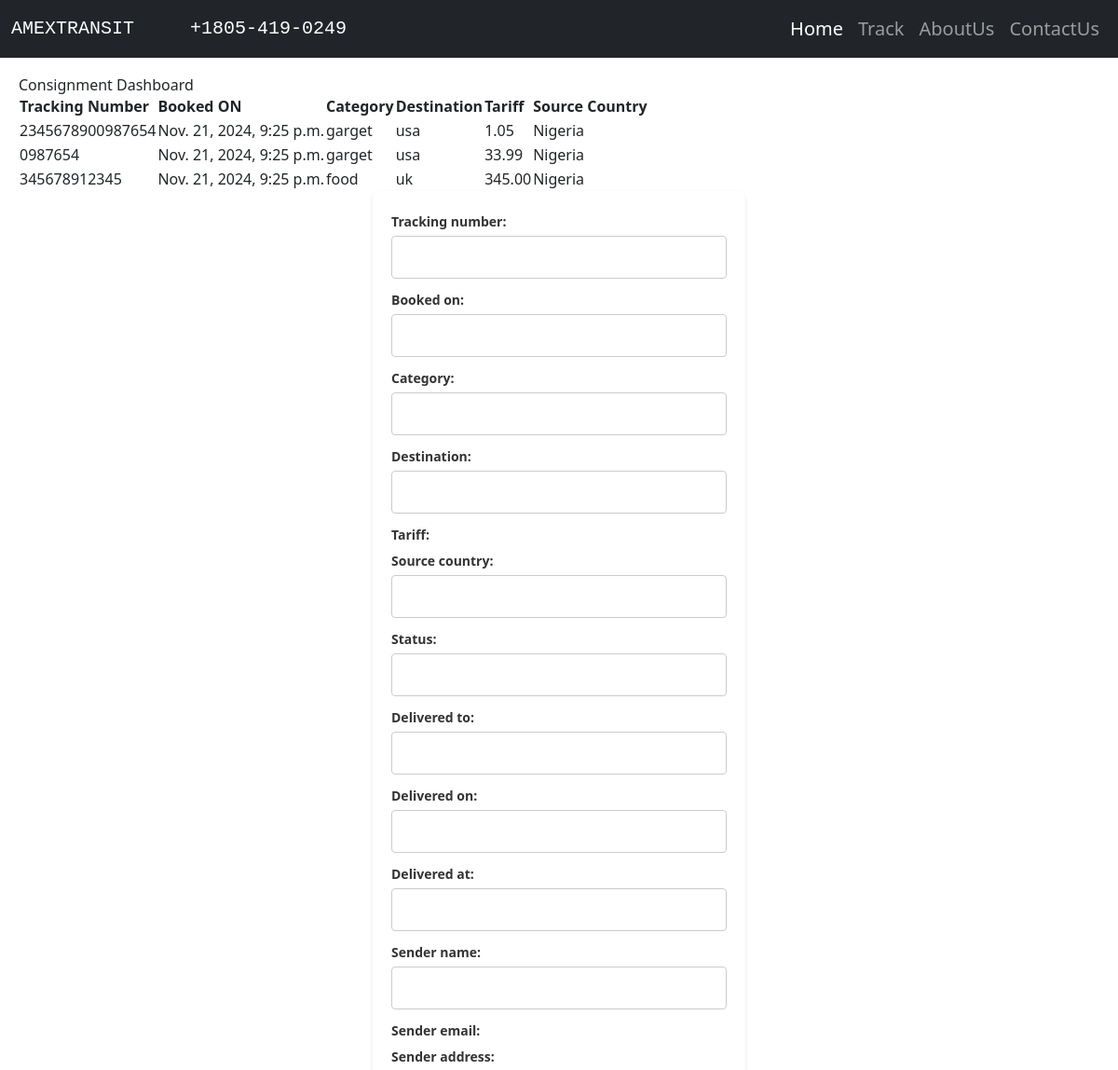
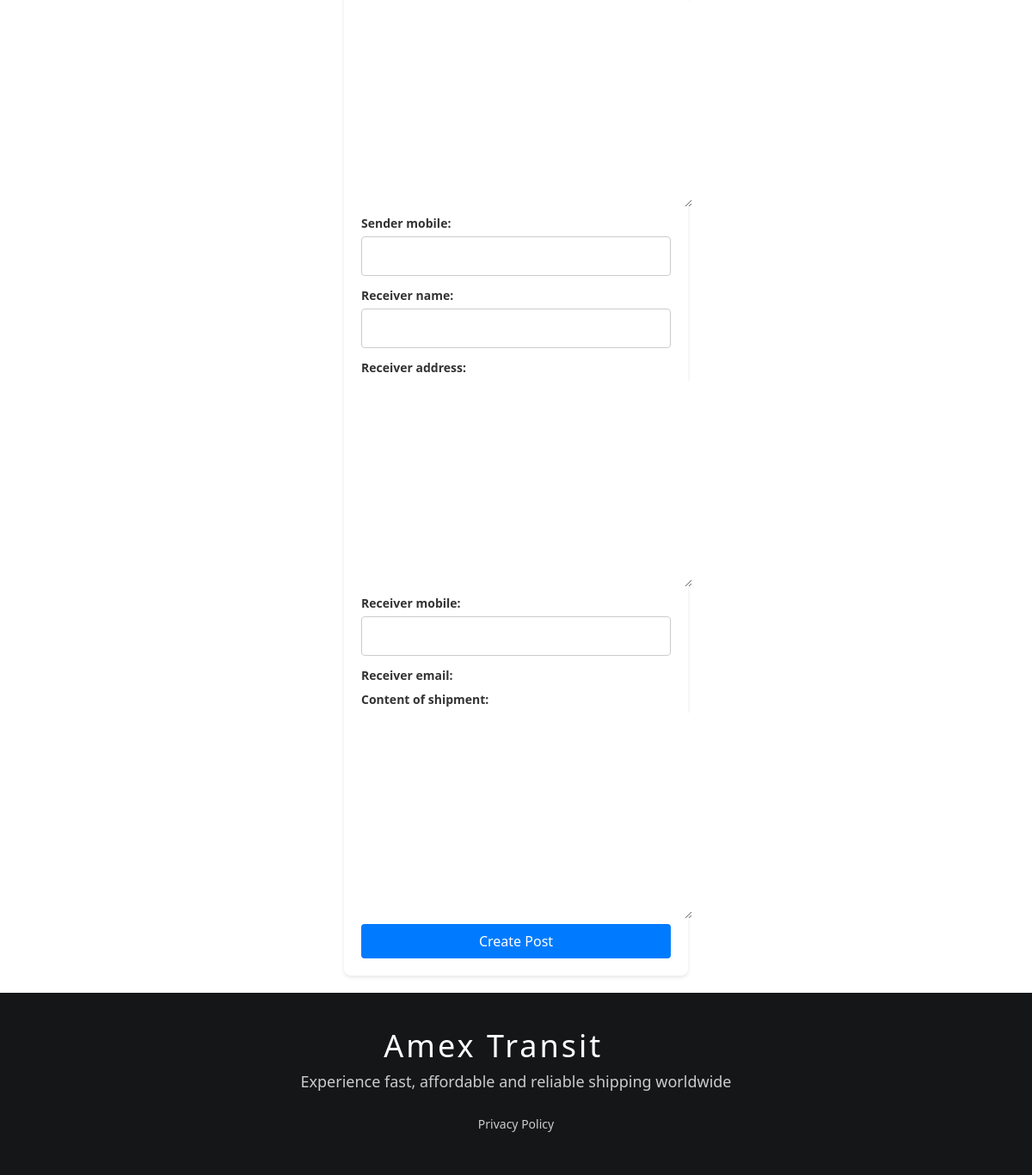
/dashboard/, run on the app's committed database (2 pictures, top to bottom).
### tracking/models.py (models this page shows, shortened)
class Consignment(models.Model):
    tracking_number = models.CharField(max_length=20, unique=True)
    booked_on = models.DateTimeField()
    category = models.CharField(max_length=50)
    destination = models.CharField(max_length=100)
    tariff = models.DecimalField(max_digits=10, decimal_places=2)
    source_country = models.CharField(max_length=50)
    status = models.CharField(max_length=20)
    delivered_to = models.CharField(max_length=100)
    delivered_on = models.DateTimeField(null=True, blank=True)
    delivered_at = models.CharField(max_length=100)
    sender_name = models.CharField(max_length=100)
    sender_email = models.EmailField()
    sender_address = models.TextField()
    sender_mobile = models.CharField(max_length=20)
    receiver_name = models.CharField(max_length=100)
    receiver_address = models.TextField()
    receiver_mobile = models.CharField(max_length=20)
    receiver_email = models.EmailField()
    content_of_shipment = models.TextField()

### tracking/views.py (the view)
# urls.py: path('dashboard/', views.dashboard_page, name='dashboard'),
def dashboard_page(request):
    consignments = Consignment.objects.all()  # Fetch all consignments (you can filter as needed)
    if request.method == 'POST':
        form = dashboardIn(request.POST)
        if form.is_valid():
            form.save(commit=False)
            return redirect('homepage')
    else:
        form = dashboardIn()
    return render(request, 'tracking/dashboard_page.html', {'consignments': consignments, 'form': form})

### tracking/forms.py
class dashboardIn(forms.ModelForm):
    booked_on = forms.DateTimeField()
    tariff = forms.DecimalField(max_digits=10, decimal_places=2)
    sender_email = forms.EmailField()
    receiver_email = forms.EmailField()
    class Meta:
        model = Consignment
        fields = ['tracking_number', 'booked_on', 'category', 'destination', 'tariff', 'source_country','status','delivered_to', 'delivered_on','delivered_at', 'sender_name','sender_email','sender_address','sender_mobile','receiver_name','receiver_address','receiver_mobile','receiver_email','content_of_shipment']
        widgets = {
            'content': forms.Textarea(attrs={'class': 'form-control'}),
        }

### templates/tracking/dashboard_page.html (shortened to what this page needs)
{% extends 'base.html' %}
{% block content %}
<main>
  <h1>Consignment Dashboard</h1>
  <table>
    <thead>
      <tr>
        <th>Tracking Number</th>
        <th>Booked ON</th>
        <th>Category</th>
        <th>Destination</th>
        <th>Tariff</th>
        <th>Source Country</th>
      </tr>
    </thead>
    <tbody>
      {% for consignment in consignments %}
      <tr>
        <td>{{ consignment.tracking_number }}</td>
        <td>{{ consignment.booked_on}}</td>
        <td>{{ consignment.category}}</td>
        <td>{{ consignment.destination}}</td>
        <td>{{ consignment.tariff }}</td>
        <td>{{ consignment.source_country }}</td>
      </tr>
      {% endfor %}
    </tbody>
  </table>
  <form method="POST" enctype="multipart/form-data">
    {{ form.as_p }}
    <button type="submit" class="bg-blue-500 text-white py-2 px-4 rounded-lg">Create Post</button>
  </form>
</main>
{% endblock content %}

### templates/base.html (shortened to what this page needs)
{% load static %}
<!DOCTYPE html>
<html lang="en">
<head>
  <link rel="stylesheet" href="{% static 'styles.css' %}">
  <link href="https://cdn.jsdelivr.net/npm/bootstrap@5.0.2/dist/css/bootstrap.min.css" rel="stylesheet"
>
    <link href="https://cdn.jsdelivr.net/npm/tailwindcss@2.2.19/dist/tailwind.min.css" rel="stylesheet">
</head>
<body>
  <nav class="navbar navbar-expand-lg navbar-dark bg-dark fs-5 ">
    <div class="container-fluid">
      <a class="navbar-brand" href="{% url 'homepage' %}"><pre>AMEXTRANSIT     +1805-419-0249</pre></a>
      <div class="collapse navbar-collapse justify-content-end" id="navbarNav">
        <ul class="navbar-nav">
          <li class="nav-item">
            <a class="nav-link active" aria-current="page" href="{% url 'homepage' %}">Home</a>
          </li>
          <li class="nav-item">
            <a class="nav-link" href="{% url 'tracking' %}">Track</a>
          </li>
          <li class="nav-item">
            <a class="nav-link" href="{% url 'aboutpage' %}">AboutUs</a>
          </li>
          <a class="nav-link" href="{% url 'contactpage' %}">ContactUs</a>
        </ul>
      </div>
    </div>
  </nav>
  <div class="badboy">
    {% block content %}
    {% endblock content %}
  </div>
  <div class="folder">
    <h1>Amex Transit <i></i></h1>
    <h3>Experience fast, affordable and reliable shipping worldwide</h3>
    <div class="lastly">
      <h6>Privacy Policy</h6>
    </div>
  </div>
</body>
</html>

### static/styles.css (style rules this page uses)
body { font-family: "Roboto", sans-serif; margin: 0; padding: 0; box-sizing: border-box; background-color: #f4f4f4; color: #333; }
h2, h3, h4 { color: #1e1e1e; }
a { text-decoration: none; color: #007bff; }
ul { list-style: none; padding: 0; }
html, body { height: 100%; font-family: "Segoe UI", Tahoma, Geneva, Verdana, sans-serif; background-color: #f7f9fc; }
form { display: flex; flex-direction: column; justify-content: center; padding: 20px; }
label { font-size: 14px; margin-bottom: 5px; color: #333; font-weight: bold; }
input[type="text"], select { padding: 12px; border: 2px solid #ddd; border-radius: 8px; margin-bottom: 15px; transition: border-color 0.3s ease; }
.folder { background-color: #141618; padding: 40px 0; color: white; text-align: center; font-family: "Segoe UI", Tahoma, Geneva, Verdana, sans-serif; }
.folder h1 { font-size: 36px; color: #ffffff; margin-bottom: 10px; letter-spacing: 3px; }
.folder h1 i { display: inline-block; background-image: url("logo.png"); width: 30px; height: 30px; margin-left: 10px; }
.folder h3 { font-size: 18px; font-weight: 300; color: #cccccc; margin-bottom: 30px; }
.lastly h6 { font-size: 14px; color: #cccccc; margin: 10px 0; }
form { max-width: 400px; margin: 0 auto; padding: 20px; background-color: #fff; border-radius: 8px; box-shadow: 0 2px 4px rgba(0, 0, 0, 0.1); }
input[type="text"] { width: 100%; padding: 10px; border: 1px solid #ccc; border-radius: 4px; margin-bottom: 10px; }
button[type="submit"] { background-color: #007bff; color: #fff; border: none; padding: 10px 20px; border-radius: 4px; cursor: pointer; }
main { padding: 20px; }

### data on the page
Consignment: tracking_number "2345678900987654", booked_on "Nov. 21, 2024, 9:25 p.m.", category "garget", destination "usa", tariff "1.05", source_country "Nigeria"
Consignment: tracking_number "0987654", booked_on "Nov. 21, 2024, 9:25 p.m.", category "garget", destination "usa", tariff "33.99", source_country "Nigeria"
Consignment: tracking_number "345678912345", booked_on "Nov. 21, 2024, 9:25 p.m.", category "food", destination "uk", tariff "345.00", source_country "Nigeria"
